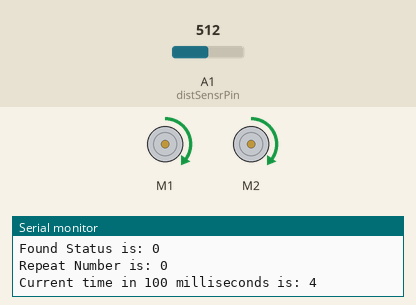
Recording of a sketch running on a simulated Arduino Uno, built with avr-gcc and run on an emulated ATmega328P. Parts: 2 × DC motor (green arrow = forward, orange = backward, longer = faster), the last lines printed to the serial monitor. The test bench sets the inputs (shaded band); at power-on: A1 (distSensrPin) = 512.

Above: at 1.2 s.
1.3 s: A1 (distSensrPin) set to 583
2.8 s: A1 (distSensrPin) set to 620
4.7 s: A1 (distSensrPin) set to 511
At 5.8 s:
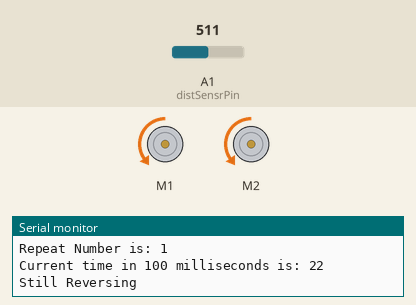
Timing chart, 0 to 50.7 s (numbered marks = the images above; inputs shaded):
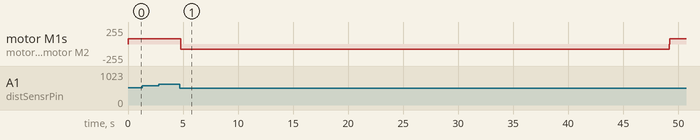

The sketch:

DistanceSensor.ino
```cpp
#include <Wire.h>
#include <Adafruit_MotorShield.h>
#include <timer.h>


int distSenslPin = A0; // select correct input pin
int distSensrPin = A1;
int distSensPin;
int distSens = 0;
int newDistSens = 0;
int i = 0;
int start_count = 0;
int end_count = 0;
int reverse_count = 0;
int repeat = 0;
int *tot_count;
bool found = false;
bool reversing = false;
int thresh = 100; // Adjust based on reading for wall
auto timer = timer_create_default(); // create a timer with default settings
int timer_count = 0;
int currentTime = 0;
char side = "left";

// Create the motor shield object with the default I2C address
Adafruit_MotorShield AFMS = Adafruit_MotorShield();

// Select which 'port' M1, M2, M3 or M4. In this case, M1
Adafruit_DCMotor *myMotor1 = AFMS.getMotor(1);
// You can also make another motor on port M2
Adafruit_DCMotor *myMotor2 = AFMS.getMotor(2);

int inc_timer() {
  timer_count += 1;
}

void setup() {
  Serial.begin(9600);
  AFMS.begin();  // create with the default frequency 1.6KHz
  // increment timer count every 1000 millis (1 second)
  timer.every(100, inc_timer);
  if (side == "left") {
    distSensPin = distSenslPin;
  } else {
    distSensPin = distSensrPin;
  }
  thresh = analogRead(distSensPin);
  Serial.println(thresh);
  forward(80);
}

void loop() {
  timer.tick(); // tick the timer
  newDistSens = analogRead(distSensPin); // Read sensor
  currentTime = timer_count;
  Serial.print("Sensor Reading is: ");
  Serial.println(newDistSens);
  Serial.print("Found Status is: ");
  Serial.println(found);
  Serial.print("Repeat Number is: ");
  Serial.println(repeat);
  Serial.print("Current time in 100 milliseconds is: ");
  Serial.println(currentTime);
  if ((newDistSens - thresh >= 90) && !(reversing)) {
    if (i<3) {
      Serial.println("Adding 1 to i");
      i += 1;
    } else if (i==3) {
      found = true;
      start_count = timer_count;
      i = 0;
    }
  } else if (found) {
    if (i<3) {
      Serial.println("Adding 1 to i");
    i += 1;
    } else if (i==3) {
      end_count = timer_count;
      Serial.println("Reached end of person");
      i = 0;
      tot_count[repeat] = end_count-start_count;
      found = false;
      repeat += 1;
      if (repeat == 1) {
        Serial.println("Reversing to start");
        reverse_count = tot_count[0] + 7;
        start_count = timer_count;
        backward(80);
        reversing = true;
      } else if (repeat == 2) {

        Serial.println("Reversing to start");
        reverse_count = tot_count[0] + 7;
        start_count = timer_count;
        backward(80);
        reversing = true;
        delay(1000);
        halt();
        delay(500);
        rightturn();

    }
      }

    }
    if (reversing) {
      if (((timer_count-start_count) < reverse_count) && repeat==1) {
        Serial.println("Still Reversing");

  } else {
      halt();
    if (repeat == 1) {
      Serial.println("Going forwards again");
      forward(80);
      reversing = false;
    } else {
      Serial.println("Finished");
    }
  }
  }


  distSens = newDistSens;
  delay(200);
}

void forward(int speedSet) {
  Serial.println("forward");
  myMotor1->run(FORWARD);
  myMotor2->run(FORWARD);
  myMotor1->setSpeed(speedSet);
  myMotor2->setSpeed(speedSet);
}

void backward(int speedSet) {
  Serial.println("backward");
  myMotor1->run(BACKWARD);
  myMotor2->run(BACKWARD);
  myMotor1->setSpeed(speedSet);
  myMotor2->setSpeed(speedSet);
}

void halt() {
  Serial.println("halt");
  myMotor1->setSpeed(0);
  myMotor2->setSpeed(0);
}


void rightturn() {
  Serial.println("rightturn");
  myMotor1->run(FORWARD);
  myMotor2->run(BACKWARD);
  myMotor1->setSpeed(165);
  myMotor2->setSpeed(165);
  delay(1400);
  myMotor1->setSpeed(0);
  myMotor2->setSpeed(0);
}
```

Measured:
- after the input at 4.7 s, motor M1, motor M2: forward 80/255 → backward 80/255 after 0.11 s, → forward 80/255 44.4 s later
